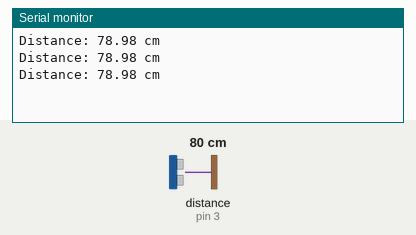
This sketch was run on a simulated Arduino Uno, built with avr-gcc and run on an emulated ATmega328P. Shown: the last lines printed to the serial monitor. Wiring (inferred from the names in the program): ultrasonic range finder: trigger pin 2; echo pin 3. The inputs (shaded band) are chosen by the test bench; at power-on: distance to the obstacle (sensor on pin 3) 80 cm. The echo pulse lasts 58.3 µs per cm.

Above: at 1.3 s.
1.4 s: distance to the obstacle (sensor on pin 3) set to 2 cm
At 1.9 s:
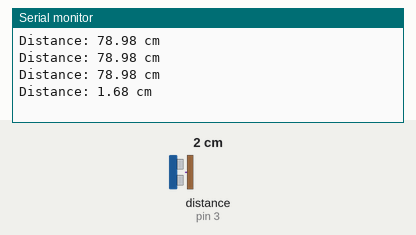
2.9 s: distance to the obstacle (sensor on pin 3) set to 4 cm
At 3.4 s:
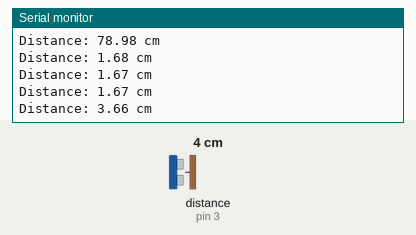
Timing chart, 0 to 5.9 s (numbered marks = the images above; inputs shaded):
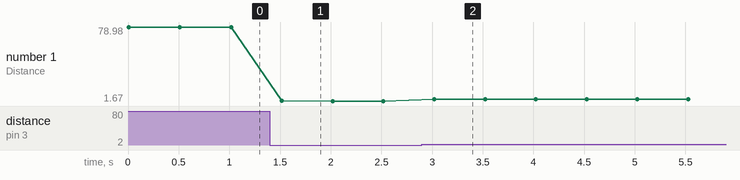

The sketch:

DistanceRobotBasic.ino
```cpp
int trigPin = 2; // trigger pin 설정 (초음파 발생)
int echoPin = 3; // echo pin 설정 (초음파 수신)

void setup() {
  Serial.begin(9600);       // 시리얼 모니터 속도 설정
  pinMode(echoPin, INPUT);  // echoPin 입력
  pinMode(trigPin, OUTPUT); // trigPin 출력
}

void loop() {
  float duration, distanceMm;

  digitalWrite(trigPin, HIGH);  // 초음파 발신
  delayMicroseconds(10);        // 10us 동안 신호 유지
  digitalWrite(trigPin, LOW);   // 초음파 발신 off

  if (digitalRead(echoPin) == LOW)
  {
    // 초음파 속도: 340m/s
    // 단위 변환: m/s -> mm/us. m -> mm: 1/1000000, s -> us: 1000. 즉 1/1000이 됨
    // 왕복거리로 측정되므로 2로 나눔
    duration = pulseIn(echoPin, HIGH);
    distanceMm = ((float)(340 * duration) / 1000) / 2;

    Serial.print("Distance: ");
    Serial.print((float)distanceMm / 10);
    Serial.println(" cm");
  }
  else
  {
    Serial.println("Echo: High");

    // 초음파 신호가 돌아오지 않을 때 Echo를 LOW로 강제 전환
    pinMode(echoPin, OUTPUT);
    digitalWrite(echoPin, LOW);
    pinMode(echoPin, INPUT);
  }
  delay(500);
}
```

Measured:
- after the input at 1.4 s, the serial monitor: prints a new line after 0.12 s (image 1)
- after the input at 2.9 s, the serial monitor: prints a new line after 0.12 s (image 2)
- plotted number 1: 78.98 → 1.67 after the input at 1.4 s, 1.67 → 3.66 after the input at 2.9 s
